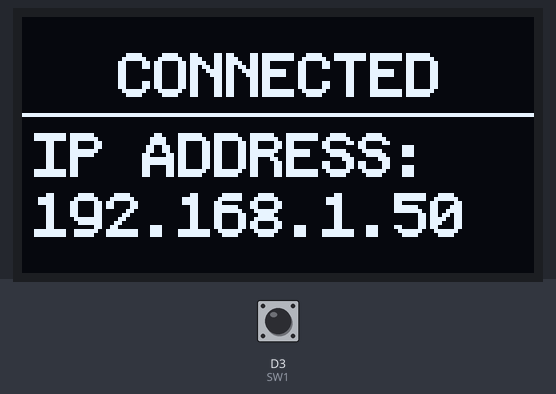
A program run on a simulated ESP8266 (NodeMCU). On the bench: 128×64 one-colour display. The inputs (shaded band) are chosen by the test bench; at power-on: D3 (SW1) HIGH. WiFi joins after 1.5 s; servers stay silent unless stated; what the program prints to the serial monitor is not drawn.

Above: at 4.2 s.
At 7.3 s:
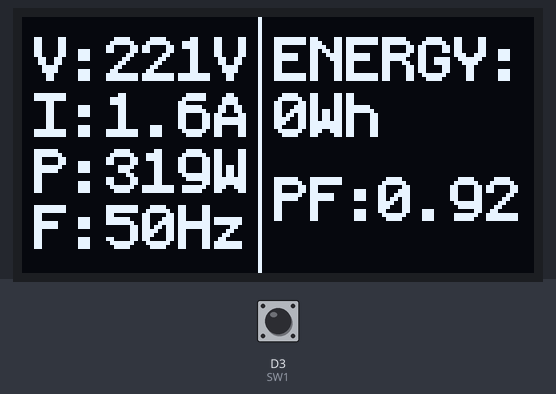
7.4 s: D3 (SW1) pulled LOW for 0.15 s
At 7.51 s:
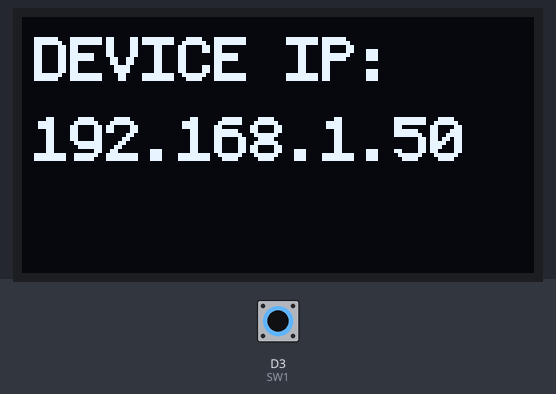
9.0 s: D3 (SW1) pulled LOW for 3.2 s
Timing chart, 0 to 12.0 s (numbered marks = the images above; inputs shaded):
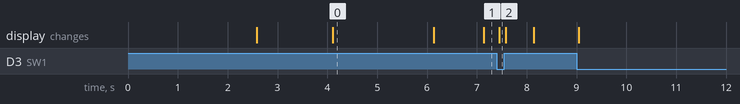

Measured:
- after the input at 7.4 s, the display: changes after 0.05 s (image 2)
- what the display in image 0 shows lasts 2.0 s, from 4.1 s to 6.1 s

The program:

main.cpp
```cpp
#include <Arduino.h>
#include <U8g2lib.h>
#include <ESP8266WiFi.h>
#include <ESP8266WebServer.h>
#include <SoftwareSerial.h>
#include <PZEM004Tv30.h>

U8G2_SSD1306_128X64_NONAME_F_HW_I2C u8g2(U8G2_R0, U8X8_PIN_NONE);

#define DEBUG_MODE
#define SW1 D3

const char* ssid = "Ashera's-Net";
const char* password = "07190008";

ESP8266WebServer server(80);

SoftwareSerial pzemSerial(D5, D6); // RX, TX
PZEM004Tv30 pzem(pzemSerial);

float electricity_rate = 1444.70; // IDR per kWh
float estimated_cost = 0;

//PZEM-004T READINGS
float voltage = 0;
float current = 0;
float active_power = 0;
float energy_consumption = 0;
float frequency = 0;
float power_factor = 0;

unsigned long lastSensorRead = 0;

static const unsigned char monsterchip_logo_bits[] = {0x00,0x00,0x00,0x00,0x00,0x20,0x00,0x00,0x00,0x70,0x00,0x00,0x00,0x78,0x00,0x00,0x00,0x7c,0x00,0x00,0x00,0xfe,0x00,0x00,0x00,0xff,0x00,0x00,0x80,0xff,0x00,0x00,0x80,0xff,0x00,0x00,0xc0,0xff,0x01,0x00,0xa0,0xff,0x01,0x00,0xb0,0xff,0x01,0x00,0xb8,0xf7,0x03,0x00,0x7c,0xf3,0x03,0x00,0x7c,0xf1,0x0f,0x00,0x7e,0xe0,0xff,0x00,0x7e,0xe0,0xff,0x1f,0x7e,0xe0,0xff,0xff,0x3e,0xc0,0xff,0x7f,0x3f,0x00,0xff,0x3f,0x3f,0x00,0xe0,0x3f,0x3f,0x00,0xe0,0x1f,0x3e,0x00,0xf0,0x0f,0x7e,0x00,0xf8,0x07,0xfe,0x00,0xfc,0x03,0xfc,0x01,0xf0,0x01,0xfc,0x83,0x0f,0x00,0xf8,0xff,0x7f,0x00,0xf8,0xff,0x3f,0x00,0xf0,0xff,0x1f,0x00,0xc0,0xff,0x07,0x00,0x00,0xff,0x01,0x00};

void start_sequence(void);
void wifi_setup(void);
void read_sensor(void);
void draw_display(void);
void system_debug(void);
void stream_data(void);

void handleRoot();
void handleData();

void setup() {
    start_sequence();
}

void loop() {
    server.handleClient();

    if (millis() - lastSensorRead >= 1000) {

        lastSensorRead = millis();

        #ifdef DEBUG_MODE
            system_debug();
        #else
            read_sensor();
        #endif
    }

    draw_display();
}

void start_sequence(void){
    #ifdef DEBUG_MODE
        Serial.begin(115200);
    #endif

    pinMode(SW1, INPUT_PULLUP);

    u8g2.begin();
    u8g2.clearBuffer();
    u8g2.setFontMode(1);
    u8g2.setBitmapMode(1);
    u8g2.setDrawColor(2);
    u8g2.drawBox(0, 0, 128, 63);

    u8g2.drawXBM(14, 16, 32, 32, monsterchip_logo_bits);

    u8g2.setFont(u8g2_font_profont29_tr);
    u8g2.drawStr(60, 37, "IoT");

    u8g2.setFont(u8g2_font_profont10_tr);
    u8g2.drawStr(51, 47, "POWER MONITOR");

    u8g2.sendBuffer();

    delay(2500);

    wifi_setup();
}

void wifi_setup(){
    WiFi.mode(WIFI_STA);

    WiFi.begin(ssid, password);

    u8g2.clearBuffer();

    u8g2.setFont(u8g2_font_profont17_tr);
    u8g2.drawStr(6, 29, "CONNECTING TO");
    u8g2.drawStr(33, 45, "WiFi...");
    u8g2.drawLine(0, 31, 127, 31);

    u8g2.sendBuffer();

    #ifdef DEBUG_MODE
        Serial.print("Connecting");
    #endif

    while (WiFi.status() != WL_CONNECTED) {
        delay(500);

        #ifdef DEBUG_MODE
            Serial.print(".");
        #endif
    }

    #ifdef DEBUG_MODE
        Serial.println("");
        Serial.println("Connected!");
        Serial.println(WiFi.localIP());
    #endif

    server.on("/", handleRoot);
    server.on("/data", handleData);

    server.begin();

    String ip = WiFi.localIP().toString();

    u8g2.clearBuffer();

    u8g2.setFont(u8g2_font_profont17_tr);
    u8g2.drawStr(24, 20, "CONNECTED");
    u8g2.drawLine(0, 24, 127, 24);
    u8g2.setFont(u8g2_font_profont17_tr);
    u8g2.drawStr(3, 40, "IP ADDRESS:");
    u8g2.drawStr(3, 55, ip.c_str());

    u8g2.sendBuffer();

    delay(2000);
}

void read_sensor(){
    float v = pzem.voltage();
    float i = pzem.current();
    float p = pzem.power();
    float e = pzem.energy();
    float f = pzem.frequency();
    float pf = pzem.pf();

    if (!isnan(v)) voltage = v;
    if (!isnan(i)) current = i;
    if (!isnan(p)) active_power = p;
    if (!isnan(e)) energy_consumption = e;
    if (!isnan(f)) frequency = f;
    if (!isnan(pf)) power_factor = pf;

    estimated_cost = energy_consumption * electricity_rate;

    #ifdef DEBUG_MODE
        Serial.println("==========");

        Serial.print("Voltage: ");
        Serial.println(voltage);

        Serial.print("Current: ");
        Serial.println(current);

        Serial.print("Power: ");
        Serial.println(active_power);

        Serial.print("Energy: ");
        Serial.println(energy_consumption);

        Serial.print("Frequency: ");
        Serial.println(frequency);

        Serial.print("PF: ");
        Serial.println(power_factor);
    #endif
}

void format_voltage(char *buf, float value){

    // Max 4 chars
    // Example:
    // 220V
    // 12V

    snprintf(buf, 8, "%.0fV", value);
}

void format_current(char *buf, float value){

    // Max 4 chars
    // Example:
    // 1.2A
    // 12A
    // 99A

    if(value < 10)
        snprintf(buf, 8, "%.1fA", value);
    else
        snprintf(buf, 8, "%.0fA", value);
}

void format_power(char *buf, float value){

    // Max 4 chars
    // Example:
    // 12W
    // 999W
    // 1kW
    // 2kW

    if(value < 1000){
        snprintf(buf, 8, "%.0fW", value);
    }else{
        snprintf(buf, 8, "%.0fk", value / 1000.0);
    }
}

void format_frequency(char *buf, float value){

    // Max 4 chars
    // Example:
    // 50Hz
    // 60Hz

    snprintf(buf, 8, "%.0fHz", value);
}

void format_energy(char *buf, float value){

    // Max 7 chars
    // Example:
    // 999Wh
    // 1.2kWh
    // 12kWh

    if(value < 1.0){
        snprintf(buf, 16, "%.0fWh", value * 1000.0);
    }else if(value < 10.0){
        snprintf(buf, 16, "%.1fkWh", value);
    }else{
        snprintf(buf, 16, "%.0fkWh", value);
    }
}

void format_pf(char *buf, float value){

    // Example:
    // 0.95

    snprintf(buf, 8, "%.2f", value);
}

void draw_display(){
    char buffer[32];

    u8g2.clearBuffer();

    if(digitalRead(SW1) == 0){
        u8g2.setFont(u8g2_font_profont17_tr);

        String ip = WiFi.localIP().toString();

        u8g2.drawStr(3, 16, "DEVICE IP:");
        u8g2.drawStr(3, 36, ip.c_str());
    }else{
        u8g2.setFont(u8g2_font_profont17_tr);
        u8g2.drawLine(59, 0, 59, 63);

        u8g2.drawStr(3, 16, "V:");
        u8g2.drawStr(3, 30, "I:");
        u8g2.drawStr(3, 44, "P:");
        u8g2.drawStr(3, 58, "F:");
        u8g2.drawStr(63, 16, "ENERGY:");
        u8g2.drawStr(63, 51, "PF:");

        format_voltage(buffer, voltage);
        u8g2.drawStr(21, 16, buffer);

        format_current(buffer, current);
        u8g2.drawStr(21, 30, buffer);

        format_power(buffer, active_power);
        u8g2.drawStr(21, 44, buffer);

        format_frequency(buffer, frequency);
        u8g2.drawStr(21, 58, buffer);

        format_energy(buffer, energy_consumption);
        u8g2.drawStr(63, 30, buffer);

        format_pf(buffer, power_factor);
        u8g2.drawStr(89, 51, buffer);
    }

    u8g2.sendBuffer();
}

void system_debug(){
    static float t = 0;

    t += 0.1;

    voltage = 220.0 + (sin(t) * 5.0);

    current = 1.5 + (sin(t * 0.7) * 0.5);

    active_power = voltage * current * 0.92;

    energy_consumption += active_power / 3600000.0;

    frequency = 50.0 + (sin(t * 0.2) * 0.1);

    power_factor = 0.92 + (sin(t * 0.4) * 0.05);

    if(power_factor > 1.0)
        power_factor = 1.0;

    if(power_factor < 0.0)
        power_factor = 0.0;

    estimated_cost = energy_consumption * electricity_rate;
}

void handleRoot() {

    String html = R"rawliteral(

<!DOCTYPE html>
<html>
<head>

<meta charset="UTF-8">
<meta name="viewport" content="width=device-width, initial-scale=1">

<title>IoT Power Monitor</title>

<style>

body{
    background:#0f172a;
    color:white;
    font-family:Arial;
    text-align:center;
    margin:0;
    padding:20px;
}

h1{
    margin-bottom:30px;
}

.container{
    display:flex;
    flex-wrap:wrap;
    justify-content:center;
    gap:20px;
}

.card{
    background:#1e293b;
    width:250px;
    padding:20px;
    border-radius:20px;
    box-shadow:0 0 20px rgba(0,0,0,0.3);
}

.label{
    font-size:18px;
    opacity:0.8;
}

.value{
    font-size:42px;
    margin-top:10px;
    font-weight:bold;
}

.unit{
    font-size:18px;
}

.footer{
    margin-top:40px;
    opacity:0.6;
}

</style>
</head>

<body>

<h1>⚡ IoT Power Monitor</h1>

<div class="container">

    <div class="card">
        <div class="label">Voltage</div>
        <div class="value">
            <span id="voltage">0</span>
            <span class="unit">V</span>
        </div>
    </div>

    <div class="card">
        <div class="label">Current</div>
        <div class="value">
            <span id="current">0</span>
            <span class="unit">A</span>
        </div>
    </div>

    <div class="card">
        <div class="label">Power</div>
        <div class="value">
            <span id="power">0</span>
            <span class="unit">W</span>
        </div>
    </div>

    <div class="card">
        <div class="label">Energy</div>
        <div class="value">
            <span id="energy">0</span>
            <span class="unit">kWh</span>
        </div>
    </div>

    <div class="card">
        <div class="label">Frequency</div>
        <div class="value">
            <span id="frequency">0</span>
            <span class="unit">Hz</span>
        </div>
    </div>

    <div class="card">
        <div class="label">Power Factor</div>
        <div class="value">
            <span id="pf">0</span>
        </div>
    </div>

    <div class="card">
        <div class="label">Estimated Cost</div>
        <div class="value">
            Rp <span id="cost">0</span>
        </div>
    </div>

</div>

<div class="footer">
    Uptime: <span id="uptime">0</span>
</div>

<script>

function formatUptime(seconds){

    seconds = Number(seconds);

    const days = Math.floor(seconds / 86400);
    seconds %= 86400;

    const hours = Math.floor(seconds / 3600);
    seconds %= 3600;

    const minutes = Math.floor(seconds / 60);
    seconds %= 60;

    return `${days}d ${hours}h ${minutes}m ${seconds}s`;
}

async function updateData(){

    try{

        const response = await fetch('/data');
        const data = await response.json();

        document.getElementById('voltage').innerText =
            data.voltage;

        document.getElementById('current').innerText =
            data.current;

        document.getElementById('power').innerText =
            data.power;

        document.getElementById('energy').innerText =
            data.energy;

        document.getElementById('frequency').innerText =
            data.frequency;

        document.getElementById('pf').innerText =
            data.pf;

        document.getElementById('cost').innerText =
            data.cost;

        document.getElementById('uptime').innerText =
            formatUptime(Number(data.uptime));

    }catch(e){
        console.log(e);
    }
}

setInterval(updateData, 1000);

updateData();

</script>

</body>
</html>

)rawliteral";

    server.send(200, "text/html", html);
}

void handleData() {

    String json = "{";

    json += "\"voltage\":" + String(voltage, 1) + ",";
    json += "\"current\":" + String(current, 2) + ",";
    json += "\"power\":" + String(active_power, 1) + ",";
    json += "\"energy\":" + String(energy_consumption, 3) + ",";
    json += "\"frequency\":" + String(frequency, 1) + ",";
    json += "\"pf\":" + String(power_factor, 2) + ",";
    json += "\"cost\":" + String(estimated_cost, 0) + ",";
    json += "\"uptime\":" + String(millis() / 1000);

    json += "}";

    server.send(200, "application/json", json);
}
```
